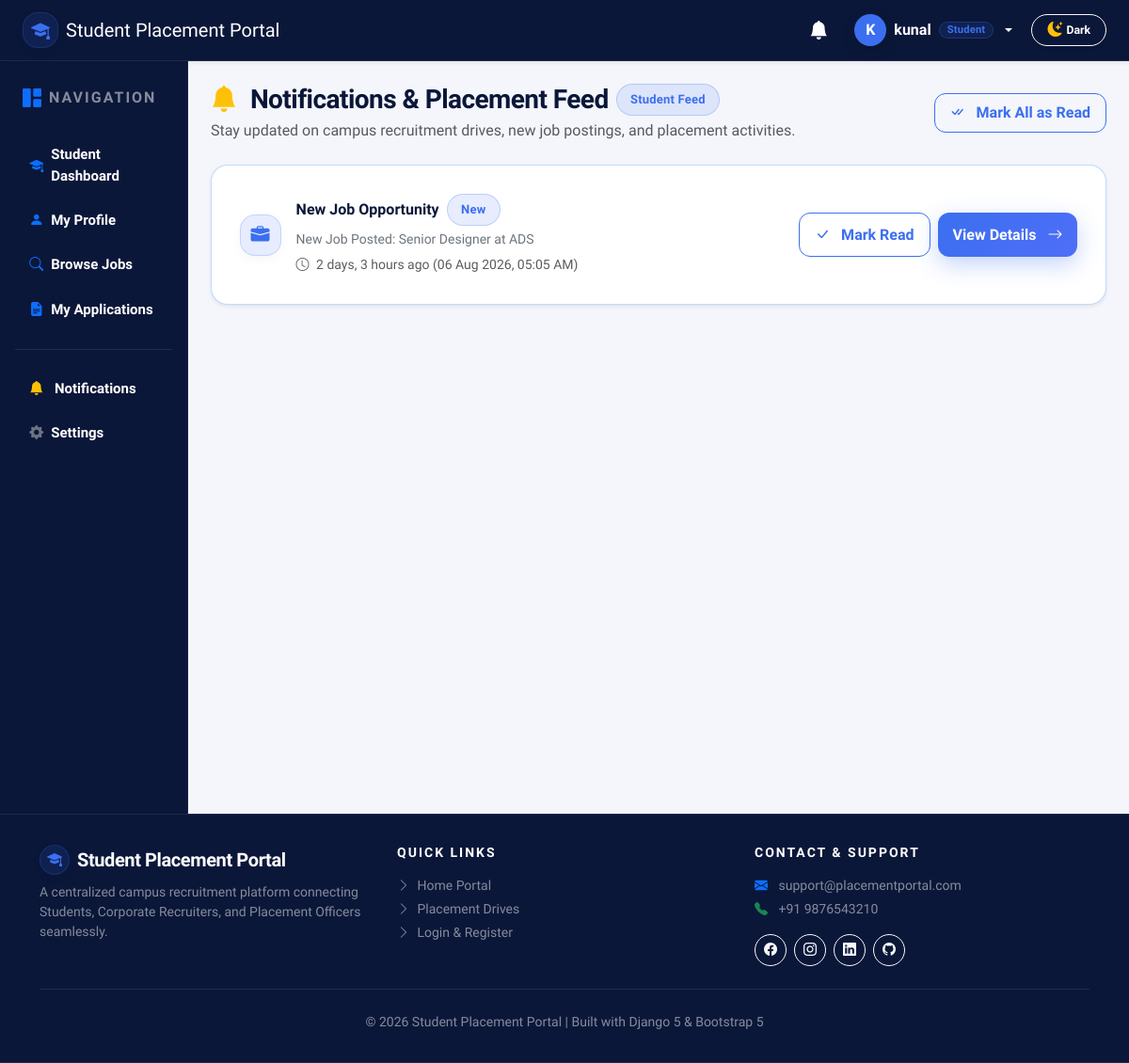
Page /notifications/ (signed in) on the earlier database version.
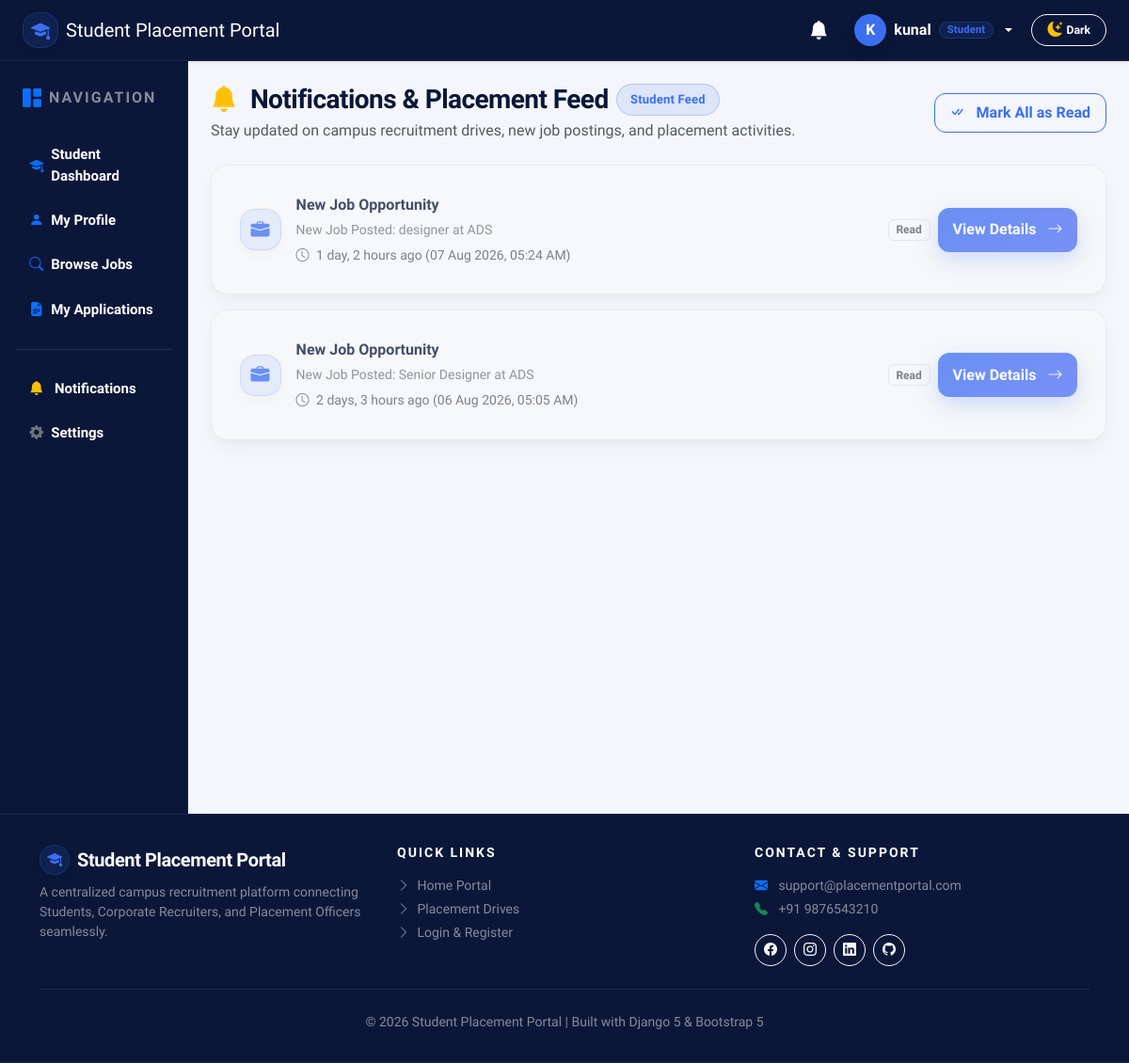
Same page on the later database version.
### accounts/models.py (models this page shows, shortened)
class UserNotification(models.Model):
    NOTIFICATION_TYPES = (
        ('info', 'Information'),
        ('job', 'Job Alert'),
        ('application', 'Application Status'),
        ('interview', 'Interview Alert'),
        ('report', 'Report Alert'),
        ('system', 'System'),
    )
    user = models.ForeignKey(
        User,
        on_delete=models.CASCADE,
        related_name="notifications"
    )
    title = models.CharField(max_length=255)
    message = models.TextField()
    notification_type = models.CharField(
        max_length=20,
        choices=NOTIFICATION_TYPES,
        default='info'
    )
    link = models.CharField(max_length=255, blank=True, null=True)
    is_read = models.BooleanField(default=False)
    created_at = models.DateTimeField(auto_now_add=True)
    class Meta:
        ordering = ['-created_at']

### accounts/views.py (the view)
@login_required
def notifications(request):
    from .models import UserNotification
    user_notifications = UserNotification.objects.filter(user=request.user)
    return render(
        request,
        "accounts/notifications.html",
        {
            "notifications": user_notifications
        }
    )

### templates/accounts/notifications.html (shortened to what the changed rows need)
{% extends 'base.html' %}
{% block content %}
<div class="row">
    <div class="col-12">
        {% if notifications %}
            <div class="d-flex flex-column gap-3">
                {% for n in notifications %}
                    <div class="spp-card mb-0 p-3.5 {% if not n.is_read %}bg-white border-primary border-opacity-25 shadow-sm{% else %}bg-light opacity-75{% endif %}">
                        <div class="d-flex align-items-center justify-content-between flex-wrap gap-3">
                            <div class="d-flex align-items-center gap-3">
                                <div class="spp-stat-icon {% if n.notification_type == 'job' or 'Job' in n.title %}blue{% elif n.notification_type == 'application' or 'Application' in n.title %}green{% elif n.notification_type == 'interview' %}purple{% elif n.notification_type == 'report' %}orange{% else %}gray{% endif %} p-0 flex-shrink-0" style="width: 44px; height: 44px; font-size: 1.25rem;">
                                    {% if n.notification_type == 'job' or 'Job' in n.title %}
                                        <i class="bi bi-briefcase-fill"></i>
                                    {% elif n.notification_type == 'application' or 'Application' in n.title %}
                                        <i class="bi bi-send-fill"></i>
                                    {% elif n.notification_type == 'interview' %}
                                        <i class="bi bi-calendar-check-fill"></i>
                                    {% elif n.notification_type == 'report' %}
                                        <i class="bi bi-bar-chart-fill"></i>
                                    {% else %}
                                        <i class="bi bi-bell-fill"></i>
                                    {% endif %}
                                </div>
                                <div>
                                    <div class="d-flex align-items-center gap-2 mb-1">
                                        <strong class="fs-6" style="color: var(--spp-navy);">{{ n.title }}</strong>
                                        {% if not n.is_read %}
                                            <span class="spp-pill blue fs-7 py-0.5 px-2.5">New</span>
                                        {% endif %}
                                    </div>
                                    <p class="mb-1 text-secondary small fw-medium" style="line-height: 1.5;">{{ n.message }}</p>
                                    <small class="text-muted"><i class="bi bi-clock me-1"></i> {{ n.created_at|timesince }} ago ({{ n.created_at|date:"d M Y, h:i A" }})</small>
                                </div>
                            </div>
                            <div class="d-flex align-items-center gap-2 ms-auto ms-sm-0">
                                {% if not n.is_read %}
                                    <a href="{% url 'accounts:mark_notification_read' n.id %}" class="btn-spp-outline py-1.5 px-3 fs-7" title="Mark as Read">
                                        <i class="bi bi-check-lg me-1"></i> Mark Read
                                    </a>
                                {% else %}
                                    <span class="badge bg-light text-muted border fs-7 px-2.5 py-1.5">Read</span>
                                {% endif %}
                                {% if n.link %}
                                    <a href="{{ n.link }}" class="btn-spp-primary py-1.5 px-3 fs-7">
                                        View Details <i class="bi bi-arrow-right ms-1"></i>
                                    </a>
                                {% endif %}
                            </div>
                        </div>
                    </div>
                {% endfor %}
            </div>
        {% endif %}
    </div>
</div>
{% endblock %}

Differences in the rows shown:
added UserNotification: notification_type "job" (drawn), title "New Job Opportunity", message "New Job Posted: designer at ADS", created_at "1 day, 2 hours", created_at "07 Aug 2026, 05:24 AM", is_read "Read"
changed UserNotification "New Job Posted: Senior Designer at ADS": is_read "New Mark Read" → "Read"
